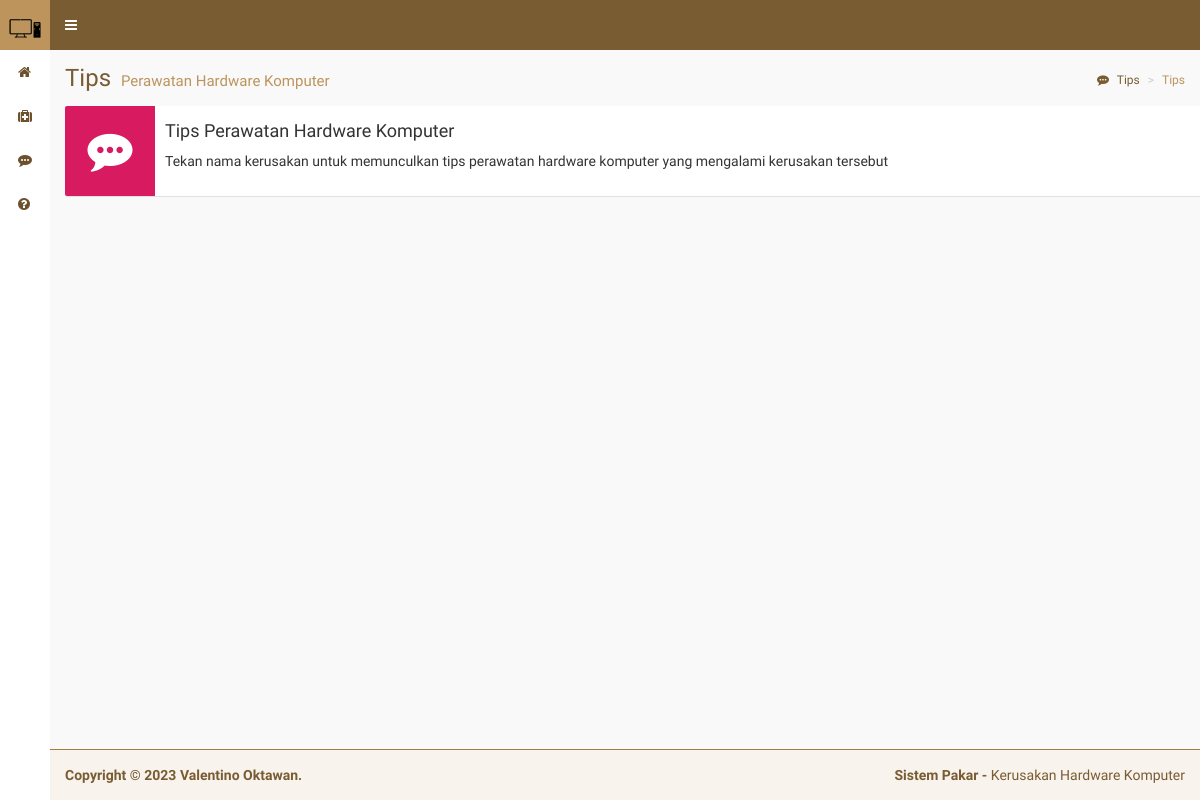
Before: /index.php/tips with the older database file.
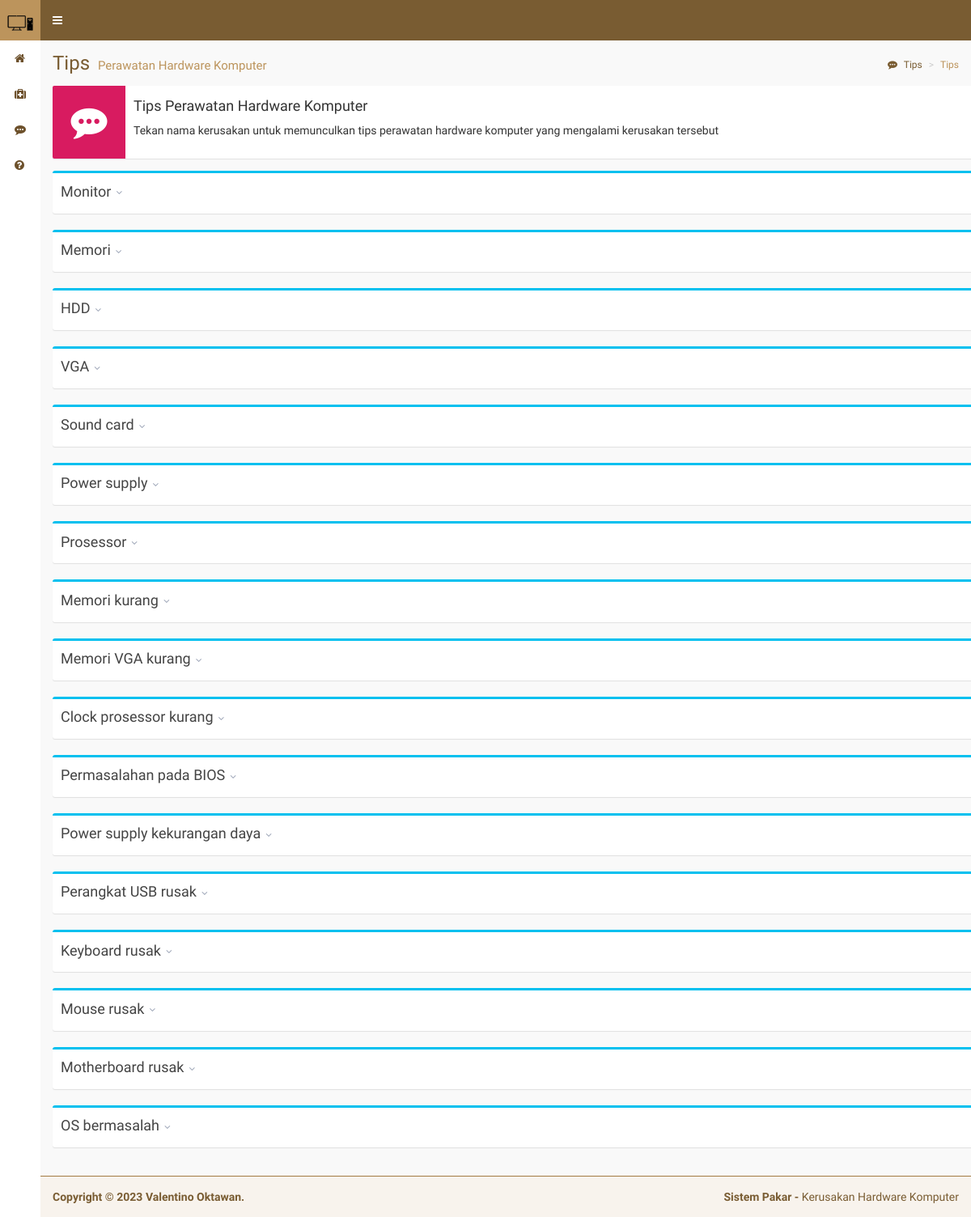
After: the same page with the newer database file.
### tables this page shows
CREATE TABLE `tb_kerusakan` (
  `id_kerusakan` int(10) NOT NULL,
  `kode_kerusakan` varchar(5) NOT NULL,
  `nama_kerusakan` varchar(60) NOT NULL,
  `penanganan` varchar(5000) NOT NULL
);

### application/controllers/Tips.php (called while the page is built, shortened)
<?php
class Tips extends CI_Controller
{
  function __construct()
  {
    $this->load->helper('form');
    $this->load->library('form_validation');
    $this->load->library('upload');
    $this->load->helper('url_helper');
    $this->load->helper('text');
    $this->load->helper('date');
    $this->load->library('pagination');
    $this->load->model('Konsultasi_model');
  }
  public function index(){
    $data['kerusakan']=$this->Konsultasi_model->daftar_kerusakan();
    $this->load->view('pages/static/header');
    $this->load->view('pages/forms/tips_perawatan',$data);
    $this->load->view('pages/static/footer');
  }
}

### index.php (called while the page is built, shortened)
<?php
require_once BASEPATH.'core/CodeIgniter.php';

### application/models/Konsultasi_model.php (called while the page is built, shortened)
<?php
class Konsultasi_model extends CI_Model
{
  public function daftar_kerusakan(){
    return $this->db->get('tb_kerusakan')->result();
  }
}

### application/views/pages/forms/tips_perawatan.php (the view, shortened to what this page needs)
<div class="content-wrapper">
  <section class="content-header">
    <h1>
      Tips
      <small>Perawatan Hardware Komputer</small>
    </h1>
    <ol class="breadcrumb">
      <li><a href="#"><i class="fa fa-commenting"></i> Tips</a></li>
      <li class="active">Tips</li>
    </ol>
  </section>
  <section class="content">
    <div class="container">
    <div class="jawaban">
        <div class="row">
          <div class="jawab">
            <div class="info-box">
                <span class="info-box-icon bg-maroon"><i class="fa fa-commenting"></i></span>
                <div class="info-box-content">
                  <h4>Tips Perawatan Hardware Komputer</h4>
                  Tekan nama kerusakan untuk memunculkan tips perawatan hardware komputer yang mengalami kerusakan tersebut
                </div>
            </div>
            <?php
            foreach ($kerusakan as $key) {
            ?>
            <div class="box box-info collapsed-box">
              <div class="box-header with-border" data-widget="collapse">
                <h3 class="box-title"><?php echo $key->nama_kerusakan; ?></h3><button type="button" class="btn btn-box-tool"><i class="fa fa-angle-down"></i></button>
              </div>
            </div>
            <?php
            }
             ?>
          </div>
        </div>
    </div>
    </div>
  </section>
</div>

Changed rows visible on the page:
added tb_kerusakan: nama_kerusakan "Monitor"
added tb_kerusakan: nama_kerusakan "Memori"
added tb_kerusakan: nama_kerusakan "HDD"
added tb_kerusakan: nama_kerusakan "VGA"
added tb_kerusakan: nama_kerusakan "Sound card"
added tb_kerusakan: nama_kerusakan "Power supply"
added tb_kerusakan: nama_kerusakan "Prosessor"
added tb_kerusakan: nama_kerusakan "Memori kurang"
added tb_kerusakan: nama_kerusakan "Memori VGA kurang"
added tb_kerusakan: nama_kerusakan "Clock prosessor kurang"
added tb_kerusakan: nama_kerusakan "Permasalahan pada BIOS"
added tb_kerusakan: nama_kerusakan "Power supply kekurangan daya"
added tb_kerusakan: nama_kerusakan "Perangkat USB rusak"
added tb_kerusakan: nama_kerusakan "Keyboard rusak"
added tb_kerusakan: nama_kerusakan "Mouse rusak"
added tb_kerusakan: nama_kerusakan "Motherboard rusak"
added tb_kerusakan: nama_kerusakan "OS bermasalah"
